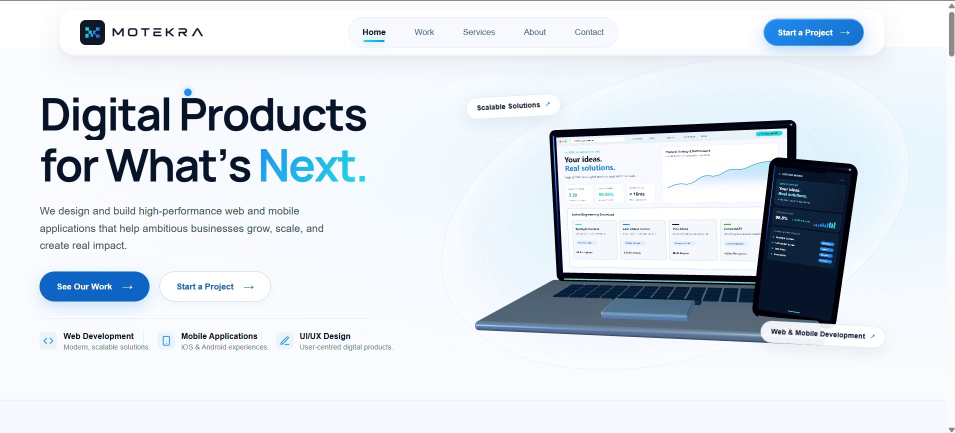
#> input picture scratch/video_audit_frames/frame_000_sec0.0.jpg, 1910 x 866 px (shown at 1/2 size); its folder holds only this picture in this run
$ python summarize_video_grid.py
#> lines starting #> are read from the running program, lines starting #| are printed output that depends on the picture; after the words box and inside, x2 and y2 are one past the last pixel; in counts of white or black regions, pixels touching at a corner belong together
import cv2
import numpy as np
import glob
import os

frames = sorted(glob.glob("scratch/video_audit_frames/*.jpg"))

# Let's write an analysis script to check:
# 1. Background color of main content (light vs dark)
# 2. Key text/elements in view
# Let's save a collage of 16 key frames from the 88 seconds
key_indices = [0, 5, 12, 18, 25, 30, 36, 42, 48, 54, 60, 66, 72, 78, 83, 88]
collage = []
for idx in key_indices:
    if idx < len(frames):
        img = cv2.imread(frames[idx])
#> img is the input picture: shape (866, 1910, 3); mean B, G, R 232.9, 225.5, 218.9
        # Resize to 477x216
        small = cv2.resize(img, (477, 216))
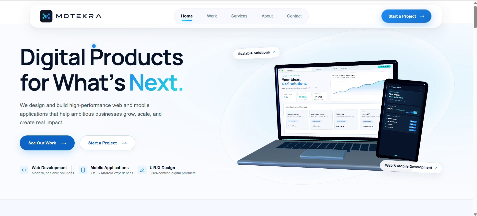
#> small: shape (216, 477, 3); mean B, G, R 233, 225.6, 219.1
        # Draw label
        cv2.putText(small, f"t={idx}s", (15, 30), cv2.FONT_HERSHEY_SIMPLEX, 0.8, (0, 0, 255), 2)
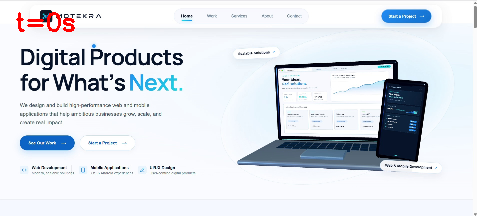
#> small: shape (216, 477, 3); 0.4% of pixels changed, all inside (x1, y1, x2, y2) = (16, 12, 75, 32)
        collage.append(small)

# 4x4 grid
rows = []
for r in range(4):
    row_imgs = collage[r*4:(r+1)*4]
#> (the run stopped early here; a loop or call above may not have finished)
